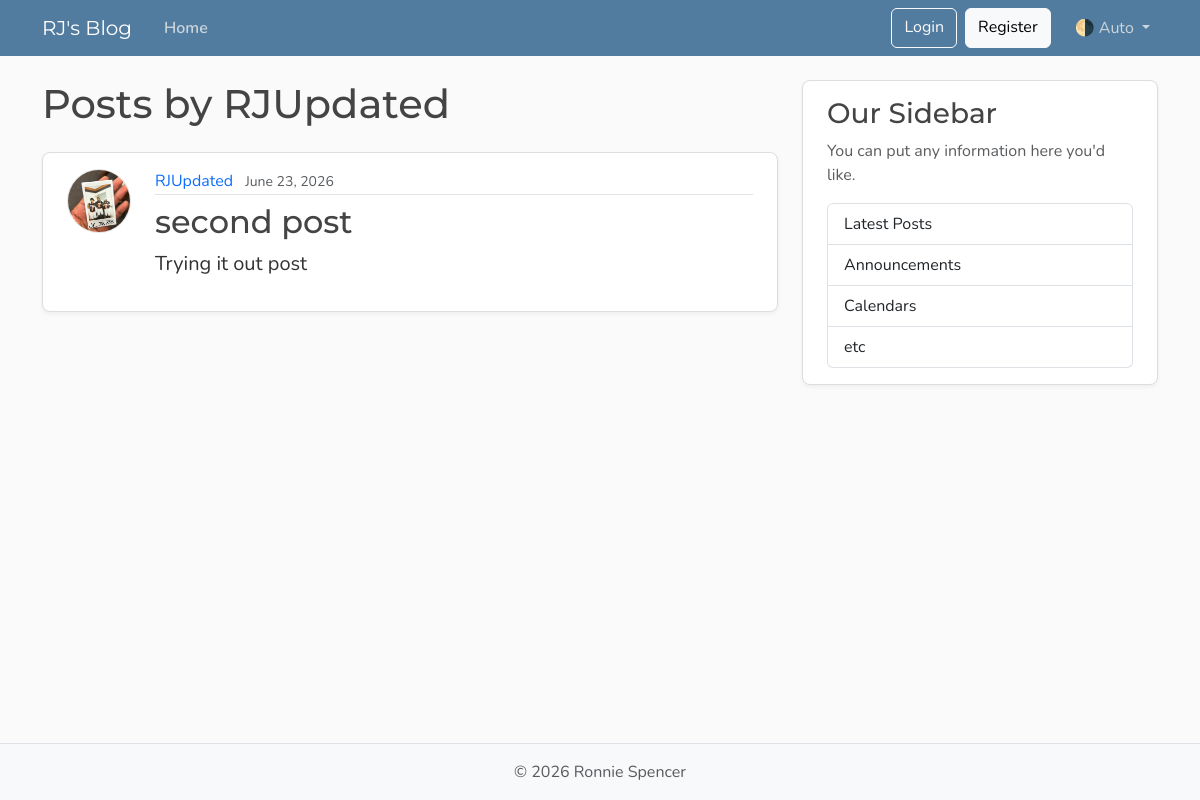
Before: /users/1/posts with the older database file.
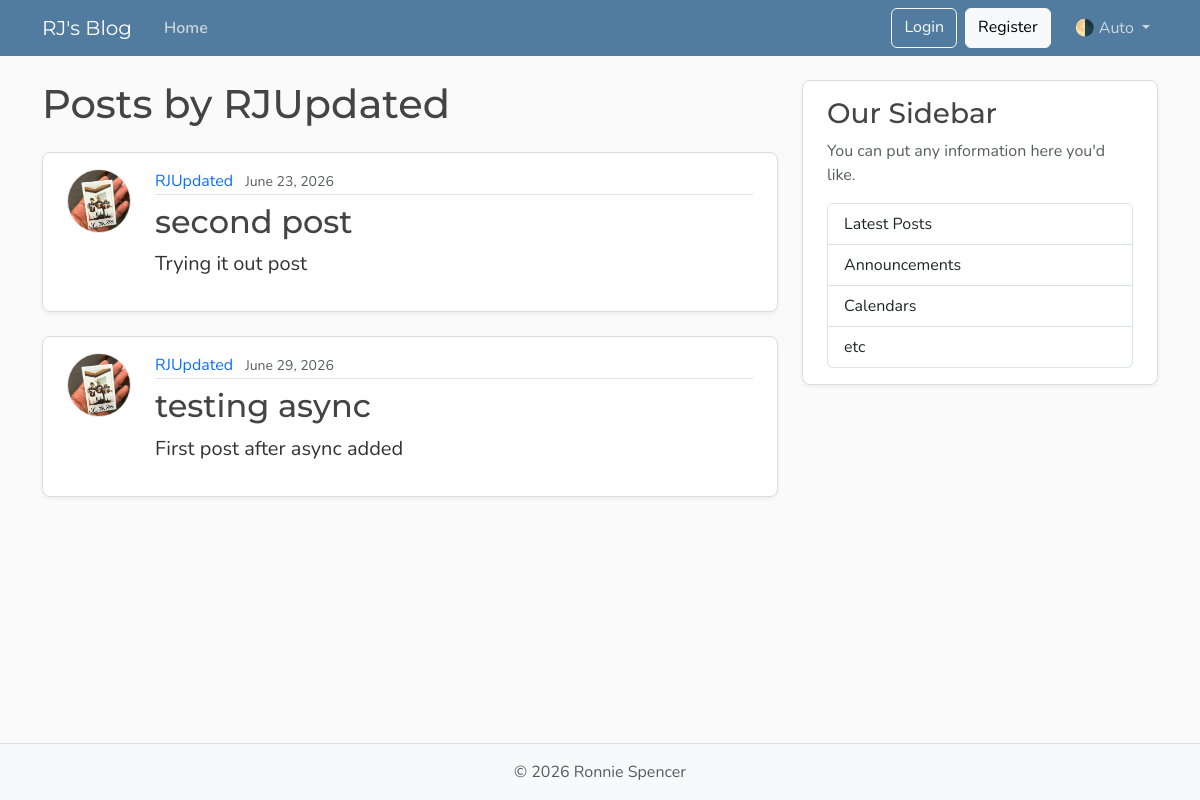
After: the same page with the newer database file.
### models.py (models this page shows, shortened)
class Post(Base):
    __tablename__ = "posts"
    id: Mapped[int] = mapped_column(Integer, primary_key=True, index=True)
    title: Mapped[str] = mapped_column(String(100), nullable=False)
    content: Mapped[str] = mapped_column(Text, nullable=False)
    user_id: Mapped[int] = mapped_column(
        ForeignKey("users.id"),
        nullable=False,
        index=True,
    )
    date_posted: Mapped[datetime] = mapped_column(
        DateTime(timezone=True),
        default=lambda: datetime.now(UTC),
    )
    author: Mapped[User] = relationship(back_populates="posts")

class User(Base):
    __tablename__ = "users"
    id: Mapped[int] = mapped_column(Integer, primary_key=True, index=True)
    username: Mapped[str] = mapped_column(String(50), unique=True, nullable=False)
    email: Mapped[str] = mapped_column(String(120), unique=True, nullable=False)
    image_file: Mapped[str | None] = mapped_column(
        String(200),
        nullable=True,
        default=None,
    )
    posts: Mapped[list[Post]] = relationship(
        back_populates="author",
        cascade="all, delete-orphan")

### main.py (the view)
@app.get("/users/{user_id}/posts", include_in_schema=False, name="user_posts")
async def user_posts_page(
    request: Request,
    user_id: int,
    db: Annotated[AsyncSession, Depends(get_db)],
):
    result = await db.execute(select(models.User).where(models.User.id == user_id))
    user = result.scalars().first()
    if not user:
        raise HTTPException(
            status_code=status.HTTP_404_NOT_FOUND,
            detail="User not found",
        )
    result = await db.execute(
        select(models.Post)
        .options(selectinload(models.Post.author)) # Needs selectinload to load the related author object for each post in a single query, instead of making a separate query for each post.
        .where(models.Post.user_id == user_id),
    )
    posts = result.scalars().all()
    return templates.TemplateResponse(
        request,
        "user_posts.html",
        {"posts": posts, "user": user, "title": f"{user.username}'s Posts"},
    )

### templates/user_posts.html
{% extends "layout.html" %}
{% block content %}
  <h1 class="mb-4">Posts by {{ user.username }}</h1>
  {% for post in posts %}
    <article class="content-section py-3 px-4 mb-4">
      <div class="d-flex align-items-start gap-4">
        <img class="rounded-circle article-img flex-shrink-0"
             src="{{ post.author.image_path }}"
             alt="{{ post.author.username }}'s profile picture"
             width="64"
             height="64"
             loading="lazy">
        <div class="flex-grow-1">
          <div class="article-metadata mb-2">
            <a class="me-2"
               href="{{ url_for('user_posts', user_id=post.author.id) }}">{{ post.author.username }}</a>
            <small class="text-body-secondary">{{ post.date_posted.strftime("%B %d, %Y") }}</small>
          </div>
          <h2>
            <a class="article-title"
               href="{{ url_for('post_page', post_id=post.id) }}">{{ post.title }}</a>
          </h2>
          <p class="article-content">{{ post.content }}</p>
        </div>
      </div>
    </article>
  {% else %}
    <p class="text-body-secondary">No posts by this user yet.</p>
  {% endfor %}
{% endblock content %}

Changed rows visible on the page:
added Post: author.image_path (picture), author.username "RJUpdated", date_posted "June 29, 2026", title "testing async", content "First post after async added"
